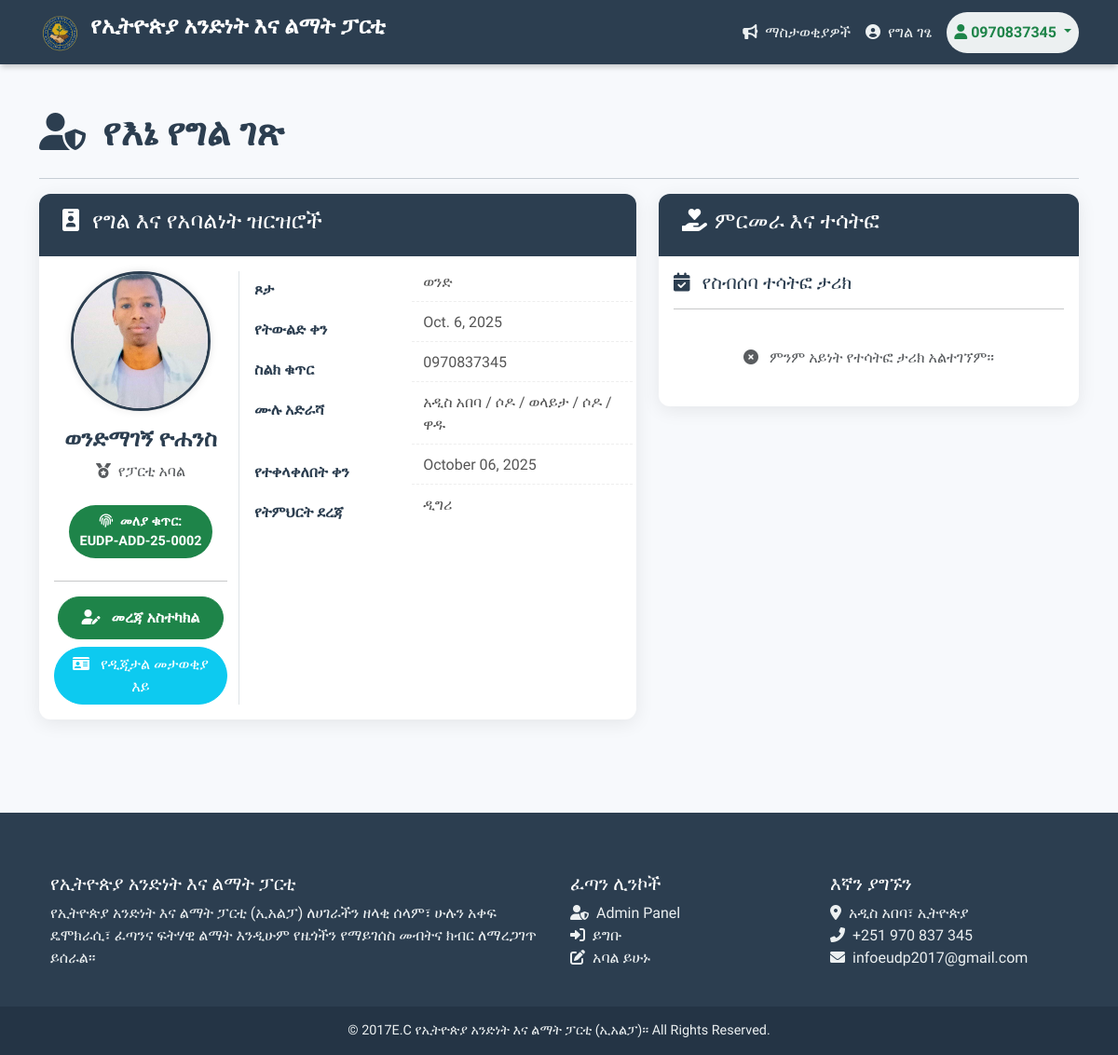
The page /members/profile/ (signed in) on the database its author committed.
### members/models.py (models this page shows, shortened)
class Member(models.Model):
    user = models.OneToOneField(User, on_delete=models.CASCADE, verbose_name="የስርዓት ተጠቃሚ አካውንት")
    full_name = models.CharField(max_length=255, verbose_name="ሙሉ ስም")
    gender = models.CharField(max_length=1, choices=GENDER_CHOICES, verbose_name="ጾታ")
    date_of_birth = models.DateField(verbose_name="የትውልድ ቀን")
    photo = models.ImageField(upload_to='member_photos/', null=True, blank=True, verbose_name="ፎቶግራፍ")
    phone_number = models.CharField(max_length=15, unique=True, verbose_name="ስልክ ቁጥር")
    email = models.EmailField(max_length=255, blank=True, null=True, verbose_name="ኢሜይል")
    region = models.CharField(max_length=3, choices=REGION_CHOICES, verbose_name="ክልል")
    zone = models.CharField(max_length=100, verbose_name="ዞን")
    woreda = models.CharField(max_length=100, verbose_name="ወረዳ")
    kebele = models.CharField(max_length=100, blank=True, null=True, verbose_name="ቀበሌ")
    city = models.CharField(max_length=100, verbose_name="ከተማ")
    education_level = models.CharField(max_length=15, choices=EDUCATION_LEVEL_CHOICES, verbose_name="የትምህርት ደረጃ")
    membership_level = models.CharField(max_length=15, choices=MEMBERSHIP_LEVEL_CHOICES, default="REGULAR", verbose_name="የአባልነት ደረጃ")
    membership_id = models.CharField(max_length=50, unique=True, blank=True, null=True, verbose_name="የአባልነት መለያ ቁጥር")
    date_joined = models.DateTimeField(default=timezone.now, verbose_name="የተመዘገበበት ቀን")
    is_active = models.BooleanField(default=True, verbose_name="ንቁ አባል")

### members/views.py (the view)
# urls.py: path('profile/', views.profile, name='profile'),
@login_required
def profile(request):
    member_profile = Member.objects.get(user=request.user)
    context = {'member': member_profile}
    return render(request, 'members/profile.html', context)

### members/templates/members/profile.html (shortened to what this page needs)
{% extends 'members/base.html' %}
{% block content %}
<h1 class="mb-4" style="color: var(--party-dark-bg); font-weight: 700;">
    <i class="fas fa-user-shield me-2"></i> የእኔ የግል ገጽ
</h1>
<hr>
<div class="row">
    <div class="col-lg-7">
        <div class="card card-modern">
            <div class="card-header card-header-styled">
                <h4><i class="fas fa-id-badge me-2"></i> የግል እና የአባልነት ዝርዝሮች</h4>
            </div>
            <div class="card-body">
                <div class="row">
                    <div class="col-md-4 text-center border-end mb-4 mb-md-0">
                        {% if member.photo %}
                            <img src="{{ member.photo.url }}" alt="{{ member.full_name }}" class="img-fluid rounded-circle mb-3 profile-photo">
                        {% else %}
                            <div class="mb-3 d-inline-block p-4 bg-light rounded-circle border border-dark">
                                <i class="fas fa-user-alt fa-3x text-muted"></i>
                            </div>
                        {% endif %}
                        <h4 class="card-title" style="color: var(--party-dark-bg); font-weight: 600;">{{ member.full_name }}</h4>
                        <p class="text-muted"><i class="fas fa-medal me-1"></i> {{ member.party_role|default:"የፓርቲ አባል" }}</p>
                        <span class="badge badge-primary-custom mt-2" style="white-space: normal; line-height: 1.5;">
    <i class="fas fa-fingerprint me-1"></i> መለያ ቁጥር:<br>{{ member.membership_id }}
</span>
                <hr class="mt-4">
            <a href="{% url 'profile_update' %}" class="btn btn-edit mb-2">
                <i class="fas fa-user-edit me-2"></i> መረጃ አስተካክል
                    </a>
<a href="{% url 'member_id_card' member.pk %}" class="btn btn-info text-white" style="border-radius: 50px;" target="_blank">
    <i class="fas fa-id-card me-2"></i> የዲጂታል መታወቂያ እይ
</a>
                    </div>
                    <div class="col-md-8">
                        <dl class="row info-list ps-3">
                            <dt class="col-sm-5">ጾታ</dt>
                            <dd class="col-sm-7">{{ member.get_gender_display }}</dd>
                            <dt class="col-sm-5">የትውልድ ቀን</dt>
                            <dd class="col-sm-7">{{ member.date_of_birth }}</dd>
                            <dt class="col-sm-5">ስልክ ቁጥር</dt>
                            <dd class="col-sm-7">{{ member.phone_number }}</dd>
                            <dt class="col-sm-5">ሙሉ አድራሻ</dt>
                            <dd class="col-sm-7">{{ member.get_region_display }} / {{ member.city }} / {{ member.zone }} / {{ member.woreda }}{% if member.kebele %} / {{ member.kebele }}{% endif %}</dd>
                            <dt class="col-sm-5">የተቀላቀለበት ቀን</dt>
                            <dd class="col-sm-7">{{ member.date_joined|date:"F d, Y" }}</dd>
                            {% if member.education_level %}
                            <dt class="col-sm-5">የትምህርት ደረጃ</dt>
                            <dd class="col-sm-7">{{ member.get_education_level_display }}</dd>
                            {% endif %}
                        </dl>
                    </div>
                </div>
            </div>
        </div>
    </div>
    <div class="col-lg-5">
        <div class="card card-modern">
            <div class="card-header card-header-styled">
                <h4><i class="fas fa-hand-holding-heart me-2"></i>ምርመራ እና ተሳትፎ</h4>
            </div>
            <div class="card-body">
                <h5 style="color: var(--party-dark-bg);"><i class="fas fa-calendar-check me-2"></i> የስብሰባ ተሳትፎ ታሪክ</h5>
                <hr>
                <ul class="list-group list-group-flush">
                    {% for meeting in member.attended_meetings.all %}
                    <li class="list-group-item list-group-item-meeting d-flex justify-content-between align-items-center">
                        <div>
                            <strong>{{ meeting.title }}</strong>
                            <br><span class="text-muted small"><i class="fas fa-map-marker-alt me-1"></i> {{ meeting.location }}</span>
                        </div>
                        <span class="badge badge-primary-custom" style="background-color: #5d9cec !important;">
                            {{ meeting.meeting_date|date:"M d, Y" }}
                        </span>
                    </li>
                    {% empty %}
                    <li class="list-group-item text-center text-muted py-4">
                        <i class="fas fa-times-circle me-2"></i> ምንም አይነት የተሳትፎ ታሪክ አልተገኘም።
                    </li>
                    {% endfor %}
                </ul>
            </div>
        </div>
    </div>
</div>
{% endblock %}

### members/templates/members/base.html (shortened to what this page needs)
{% load static %}
<!DOCTYPE html>
<html lang="am">
<head>
    <link href="https://cdn.jsdelivr.net/npm/bootstrap@5.3.3/dist/css/bootstrap.min.css" rel="stylesheet">
    <link rel="stylesheet" href="https://cdnjs.cloudflare.com/ajax/libs/font-awesome/6.0.0-beta3/css/all.min.css">
</head>
<body>
    <nav class="navbar navbar-expand-lg navbar-dark navbar-custom sticky-top">
        <div class="container">
            <a class="navbar-brand" href="{% url 'member_list' %}">
            <img src="{% static 'images/logo.png' %}" alt="የፓርቲው አርማ" width="45" height="45" class="d-inline-block align-text-top me-1">                የኢትዮጵያ አንድነት እና ልማት ፓርቲ
            </a>
            <div class="collapse navbar-collapse" id="navbarNav">
                <ul class="navbar-nav ms-auto align-items-lg-center">
                    {% if user.is_authenticated %}
                        <li class="nav-item">
                            <a class="nav-link" href="{% url 'announcements' %}"><i class="fas fa-bullhorn me-2"></i>ማስታወቂያዎች</a>
                        </li>
                        {% if user.is_staff %}
                            <li class="nav-item">
                                <a class="nav-link" href="{% url 'member_list' %}"><i class="fas fa-users me-2"></i>አባላት</a>
                            </li>
                            <li class="nav-item">
                               <a class="nav-link" href="{% url 'dashboard' %}"><i class="fas fa-chart-line me-2"></i>ዳሽቦርድ</a>
                            </li>
                            <li class="nav-item me-lg-2">
                                <a class="nav-link" href="/admin/" target="_blank"><i class="fas fa-user-shield me-2"></i>Admin Panel</a>
                            </li>
                        {% else %}
                            <li class="nav-item me-lg-2">
                                <a class="nav-link" href="{% url 'profile' %}"><i class="fas fa-user-circle me-2"></i>የግል ገፄ</a>
                            </li>
                        {% endif %}
                        <li class="nav-item dropdown">
                            <a class="nav-link dropdown-toggle btn btn-sm" style="background-color: var(--party-light-text); color: var(--party-primary-color) !important; border-radius: 50px; font-weight: bold;" href="#" id="navbarDropdown" role="button" data-bs-toggle="dropdown" aria-expanded="false">
                                <i class="fas fa-user me-1"></i>{{ user.username }}
                            </a>
                        </li>
                    {% endif %}
                </ul>
            </div>
        </div>
    </nav>
    <main class="container main-content">
        {% block content %}
        {% endblock %}
    </main>
    <footer class="footer-custom">
        <div class="container p-4">
            <div class="row">
                <div class="col-lg-6 col-md-12 mb-4 mb-md-0">
                    <h5>የኢትዮጵያ አንድነት እና ልማት ፓርቲ</h5>
                    <p>
         የኢትዮጵያ አንድነት እና ልማት ፓርቲ (ኢአልፓ) ለሀገራችን ዘላቂ ሰላም፣ ሁሉን አቀፍ ዴሞክራሲ፣ ፈጣንና ፍትሃዊ ልማት እንዲሁም የዜጎችን የማይገሰስ መብትና ክብር ለማረጋገጥ ይሰራል‍።                    </p>
                </div>
                <div class="col-lg-3 col-md-6 mb-4 mb-md-0">
                    <h5 class="text-uppercase">ፈጣን ሊንኮች</h5>
                    <ul class="list-unstyled mb-0">
                            <li class="nav-item me-lg-2">
                                <a class="nav-link" href="/admin/" target="_blank"><i class="fas fa-user-shield me-2"></i>Admin Panel</a>
                            </li>
                        <li><a href="{% url 'login' %}"><i class="fas fa-sign-in-alt me-2"></i>ይግቡ</a></li>
                        <li><a href="{% url 'register_member' %}"><i class="fas fa-edit me-2"></i>አባል ይሁኑ</a></li>
                    </ul>
                </div>
                <div class="col-lg-3 col-md-6 mb-4 mb-md-0">
                    <h5 class="text-uppercase">እኛን ያግኙን</h5>
                    <ul class="list-unstyled mb-0">
                        <li><i class="fas fa-map-marker-alt me-2"></i>አዲስ አበባ፣ ኢትዮጵያ</li>
                        <li><i class="fas fa-phone-alt me-2"></i>+251 970 837 345</li>
                        <li><i class="fas fa-envelope me-2"></i>infoeudp2017@gmail.com</li>
                    </ul>
                </div>
            </div>
        </div>
        <div class="text-center footer-bottom">
            © 2017E.C የኢትዮጵያ አንድነት እና ልማት ፓርቲ (ኢአልፓ)። All Rights Reserved.
        </div>
    </footer>
</body>
</html>

### members/templates/members/base.html (style rules this page uses)
body, h1, h2, h3, h4, h5, h6, .navbar-brand, .nav-link, .btn, .card-title, .top-bar-text { font-family: 'Abyssinica SIL', serif; }
:root { --party-dark-bg: #2c3e50; --party-primary-color: #1e8449; --party-secondary-color: #176638; --party-light-text: #ecf0f1; --party-background: #f7f9fc; }
body { background-color: var(--party-background); color: #34495e; }
.navbar-custom { background-color: var(--party-dark-bg); box-shadow: 0 4px 6px -1px rgba(0, 0, 0, 0.2); padding-top: 5px; padding-bottom: 5px; }
.navbar-custom .navbar-brand { color: white !important; font-weight: 700; font-size: 1.5rem; }
.navbar-custom .nav-link { color: var(--party-light-text) !important; font-weight: 500; padding: 10px 18px; border-radius: 5px; transition: all 0.3s ease; }
.main-content { padding-top: 50px; padding-bottom: 70px; }
.footer-custom { background-color: var(--party-dark-bg); color: var(--party-light-text); padding: 40px 0 0; }
.footer-custom h5 { color: white; }
.footer-bottom { background-color: #243445; padding: 15px 0; font-size: 0.9rem; }
.footer-custom a { color: var(--party-light-text); text-decoration: none; }

### members/templates/members/profile.html (style rules this page uses)
:root { --party-dark-bg: #2c3e50; --party-primary-color: #1e8449; --party-secondary-color: #176638; --party-background: #f7f9fc; }
.card-modern { border: none; border-radius: 12px; box-shadow: 0 4px 20px rgba(0, 0, 0, 0.08); overflow: hidden; margin-bottom: 30px; }
.card-header-styled { background-color: var(--party-dark-bg); color: white; padding: 15px 25px; font-weight: 600; border-bottom: none; }
.profile-photo { width: 150px; height: 150px; object-fit: cover; border: 3px solid var(--party-dark-bg); box-shadow: 0 0 10px rgba(0, 0, 0, 0.1); }
.info-list dt { font-weight: 700; color: var(--party-dark-bg); padding: 8px 0; }
.info-list dd { margin-bottom: 10px; color: #555; font-size: 1rem; border-bottom: 1px dashed #eee; padding-bottom: 8px; }
.info-list dd:last-child { border-bottom: none; }
.badge-primary-custom { background-color: var(--party-primary-color) !important; font-size: 0.9rem; padding: 0.5em 0.8em; border-radius: 50px; }
.btn-edit { background-color: var(--party-primary-color); border-color: var(--party-primary-color); color: white; font-weight: 600; border-radius: 50px; padding: 10px 25px; transition: all 0.3s; }

### rows shown on the page
Member: photo (picture), full_name "ወንድማገኝ ዮሐንስ", membership_id "EUDP-ADD-25-0002", gender "ወንድ", date_of_birth "Oct. 6, 2025", phone_number "0970837345", region "አዲስ አበባ", city "ሶዶ", zone "ወላይታ", woreda "ሶዶ", kebele "ዋዱ", date_joined "October 06, 2025", education_level "ዲግሪ"

### other values the page prints
{{ user.username }} "0970837345"
{{ member.party_role|default:"የፓርቲ አባል" }} "የፓርቲ አባል"
